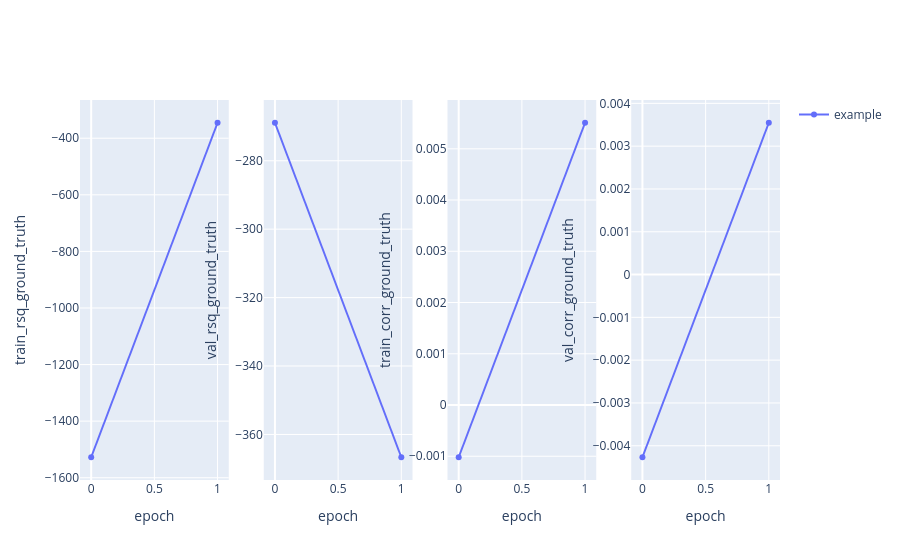

Notebook code cell kept with this figure:
### Code cell
analysis = BagOfWordsAnalysisConfig.from_studies({"example": config.study_folder})
epoch_axis = pl.col("epoch").alias("epoch")

analysis.xy_plots([
    (epoch_axis, rsq_expr(split="train", y="ground_truth"), None),
    (epoch_axis, rsq_expr(split="val", y="ground_truth"), None),
    (epoch_axis, corr_expr(split="train", y="ground_truth"), None),
    (epoch_axis, corr_expr(split="val", y="ground_truth"), None),
])

### Figure 1 — Plotly figure (JSON) as saved in the notebook; plotly's stock layout.template omitted (floating-point values rounded to 4 significant figures)
{"data": [{"customdata": [[0.01, 0], [0.01, 1]], "hovertemplate": "epoch: %{x}<br>train_rsq_ground_truth: %{y}<br>dataset corr: %{customdata[0]}<br>epoch: %{customdata[1]}<extra>%{fullData.name}</extra>", "legendgroup": "example", "line": {"color": "#636EFA"}, "marker": {"color": "#636EFA"}, "mode": "lines+markers", "name": "example", "showlegend": true, "type": "scatter", "x": [0, 1], "xaxis": "x", "y": [-1528.0, -345.3], "yaxis": "y"}, {"customdata": [[0.01, 0], [0.01, 1]], "hovertemplate": "epoch: %{x}<br>val_rsq_ground_truth: %{y}<br>dataset corr: %{customdata[0]}<br>epoch: %{customdata[1]}<extra>%{fullData.name}</extra>", "legendgroup": "example", "line": {"color": "#636EFA"}, "marker": {"color": "#636EFA"}, "mode": "lines+markers", "name": "example", "showlegend": false, "type": "scatter", "x": [0, 1], "xaxis": "x2", "y": [-268.9, -366.7], "yaxis": "y2"}, {"customdata": [[0.01, 0], [0.01, 1]], "hovertemplate": "epoch: %{x}<br>train_corr_ground_truth: %{y}<br>dataset corr: %{customdata[0]}<br>epoch: %{customdata[1]}<extra>%{fullData.name}</extra>", "legendgroup": "example", "line": {"color": "#636EFA"}, "marker": {"color": "#636EFA"}, "mode": "lines+markers", "name": "example", "showlegend": false, "type": "scatter", "x": [0, 1], "xaxis": "x3", "y": [-0.001019, 0.005508], "yaxis": "y3"}, {"customdata": [[0.01, 0], [0.01, 1]], "hovertemplate": "epoch: %{x}<br>val_corr_ground_truth: %{y}<br>dataset corr: %{customdata[0]}<br>epoch: %{customdata[1]}<extra>%{fullData.name}</extra>", "legendgroup": "example", "line": {"color": "#636EFA"}, "marker": {"color": "#636EFA"}, "mode": "lines+markers", "name": "example", "showlegend": false, "type": "scatter", "x": [0, 1], "xaxis": "x4", "y": [-0.004269, 0.003547], "yaxis": "y4"}], "layout": {"xaxis": {"anchor": "y", "domain": [0, 0.2125], "title": {"text": "epoch"}}, "xaxis2": {"anchor": "y2", "domain": [0.2625, 0.475], "title": {"text": "epoch"}}, "xaxis3": {"anchor": "y3", "domain": [0.525, 0.7375], "title": {"text": "epoch"}}, "xaxis4": {"anchor": "y4", "domain": [0.7875, 1], "title": {"text": "epoch"}}, "yaxis": {"anchor": "x", "domain": [0, 1], "title": {"text": "train_rsq_ground_truth"}}, "yaxis2": {"anchor": "x2", "domain": [0, 1], "title": {"text": "val_rsq_ground_truth"}}, "yaxis3": {"anchor": "x3", "domain": [0, 1], "title": {"text": "train_corr_ground_truth"}}, "yaxis4": {"anchor": "x4", "domain": [0, 1], "title": {"text": "val_corr_ground_truth"}}}}
